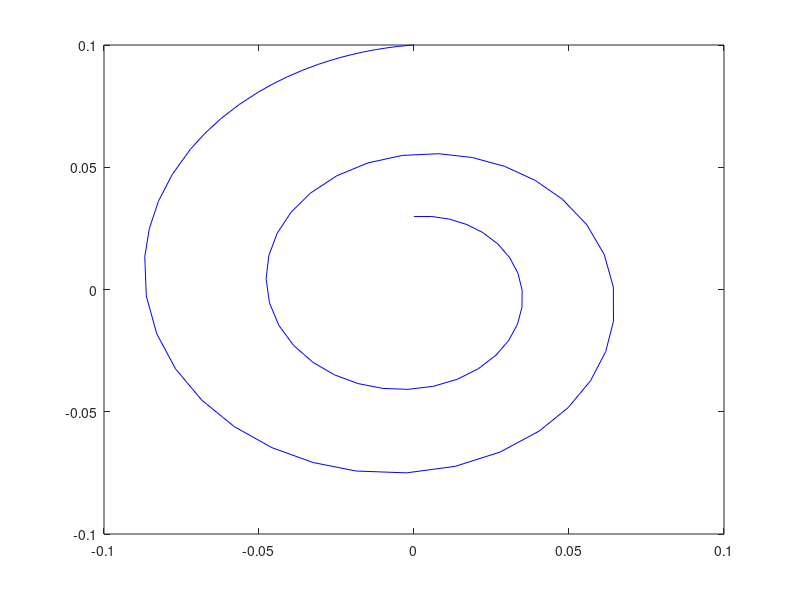

This chart was generated by the following MATLAB code: (Note: this script raises an error after producing the figure.)
%% Demo for set_arrow
% 1 Plot an example orbit
%%
clear;
alpha=0.1 %for alpha=-0.1,alpha=0,and alpha=0.1 
omega=-1
beta=-1 %2 cases beta>0 or beta<0 
figure(1);clf;ax=gca;
f=@(t,x)[alpha*x(1)-omega*x(2)+beta*x(1)*(x(1)^2 +x(2)^2); alpha*x(2)+omega*x(1)+beta*x(2)*(x(1)^2 +x(2)^2)]; %normal form
T=pi*4;
xini=[0,0.1]; % initial value
[t,xtraj]=ode45(f,[0,-T],xini);
plot(ax,xtraj(:,1),xtraj(:,2),'b-')
xlabel('$x$',Interpreter='latex');
ylabel('$y$',Interpreter='latex');
grid on
%axis equal
%% Draw arrow at approximate middle of orbit
% Optional thrid argument specifies where to put arrows as a fraction of
% the trajectory. After that, name-value pairs can change size and
% shape of arrows (search for default in the source code)
set_arrow(ax,t,xtraj,[0.1,0.3]); % this plots arrows at 10% and 30% of trajectory
%% arrow is distorted -> redraw by calling function  wiotuh arguments
set_arrow();
%% this does not work well with axis equal